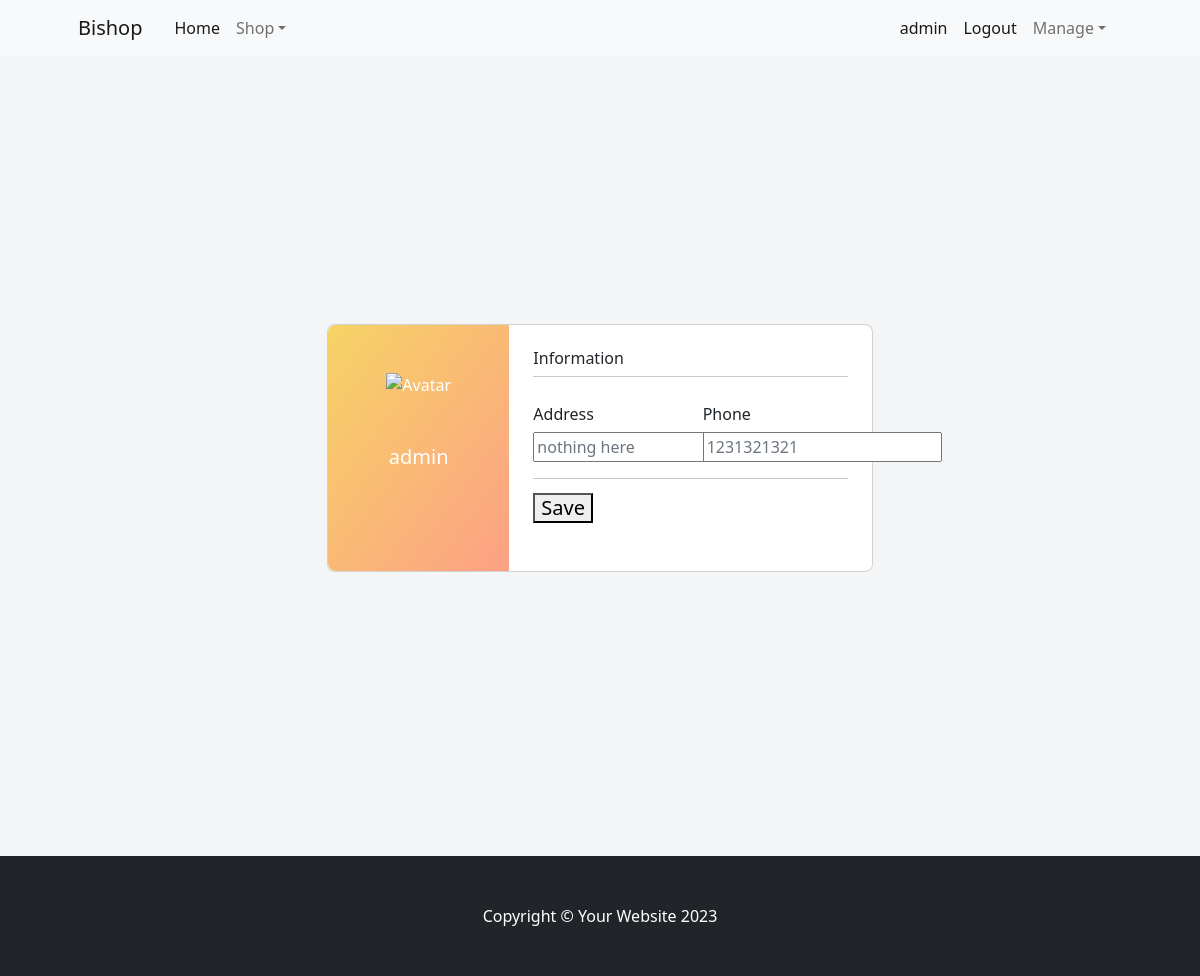
The app's page /profile (signed in) with its own data.
### home/models.py (models this page shows, shortened)
class Account(models.Model):
    user = models.OneToOneField(User, on_delete=models.CASCADE)
    address = models.CharField(max_length=10000, null=True, blank=True)
    phoneNumber = models.CharField(max_length=100, null=True, blank=True)
    is_Sell= models.IntegerField(default=0)
    is_Admin = models.IntegerField(default=0)

### home/views.py (the view, shortened to what this page needs)
# urls.py: path('profile', views.profile, name = 'profile'),
@login_required
def profile(request):
    if request.user.is_authenticated:
        user = request.user.account
        context = {'profile': user}
    return render(request, 'profile.html', context)

### templates/profile.html (shortened to what this page needs)
{% extends 'base.html' %}
{% load static %}
{% block main %}
<section class="vh-100" style="background-color: #f4f5f7;">
  <div class="container py-5 h-100">
    <div class="row d-flex justify-content-center align-items-center h-100">
      <div class="col col-lg-6 mb-4 mb-lg-0">
        <div class="card mb-3" style="border-radius: .5rem;">
          <div class="row g-0">
            <div class="col-md-4 gradient-custom text-center text-white"
              style="border-top-left-radius: .5rem; border-bottom-left-radius: .5rem;">
              <img src="https://mdbcdn.b-cdn.net/img/Photos/new-templates/bootstrap-chat/ava1-bg.webp"
                alt="Avatar" class="img-fluid my-5" style="width: 80px;" />
              <h5>{{profile.user.username}}</h5>
            </div>
            <div class="col-md-8">
              <div class="card-body p-4">
                <form method = "POST" action = "{% url "profile" %}">
                <h6>Information</h6>
                <hr class="mt-0 mb-4">
                <div class="row pt-1">
                  <div class="col-6 mb-3">
                    <h6>Address</h6>
                    <input class="text-muted" type = 'text' name = "address" value = "{{profile.address|default_if_none:'' }}"/>
                  </div>
                  <div class="col-6 mb-3">
                    <h6>Phone</h6>
                    <input class="text-muted" type = 'text' name = "phone" value = "{{profile.phoneNumber|default_if_none:'' }}"/>
                  </div>
                </div>
                <hr class="mt-0 mb-4">
                <div class="row pt-1">
                  <div class="col-6 mb-3">
                      <h5 class="fw-bold mb-5" style="position: absolute; bottom: 0;">
                          <button type = "submit">Save</button>
                      </h5>
                  </div>
                </div>
                </form>
                <div class="d-flex justify-content-start">
                  <a href="#!"></a>
                  <a href="#!"></a>
                </div>
              </div>
            </div>
          </div>
        </div>
      </div>
    </div>
  </div>
</section>
{% endblock main %}

### templates/base.html (shortened to what this page needs)
{% load static %}
<!DOCTYPE html>
<html lang="en">
    <head>
        <link href="https://cdn.jsdelivr.net/npm/bootstrap-icons@1.5.0/font/bootstrap-icons.css" rel="stylesheet" />
        <link href="{% static 'css/styles.css'%}" rel="stylesheet" />
    </head>
    <body>
        <nav class="navbar navbar-expand-lg navbar-light bg-light sticky-top">
            <div class="container px-4 px-lg-5">
                <a class="navbar-brand mx-auto" href="{% url "index" %}">Bishop</a>
                <div class="collapse navbar-collapse mx-auto" id="navbarSupportedContent">
                    <ul class="navbar-nav me-auto mb-2 mb-lg-0 ms-lg-4">
                        <li class="nav-item">
                            <a class="nav-link active" aria-current="page" href="{% url "index" %}">Home</a>
                        </li>
                        <li class="nav-item dropdown">
                            <a class="nav-link dropdown-toggle" id="navbarDropdown" href="#" role="button" data-bs-toggle="dropdown" aria-expanded="false">Shop</a>
                        </li>
                    </ul>
                    <ul class="navbar-nav mb-0 me-2">
                        {% if user.is_authenticated %}
                        <li class="nav-item">
                          <a class="nav-link active" aria-current="page" href="{% url "profile" %}">{{user.username}}</a>
                        </li>
                        <li class="nav-item">
                          <a class="nav-link active" aria-current="page" href="{% url "logout" %}">Logout</a>
                        </li>
                        <li class="nav-item dropdown">
                            <a class="nav-link dropdown-toggle" id="navbarDropdown" href="#" role="button" data-bs-toggle="dropdown" aria-expanded="false">Manage</a>
                        </li>
                        {% endif %}
                    </ul>
                </div>
            </div>
        </nav>
        <div class="min-vh-100">
            {% block main %}
            {% endblock main %}
        </div>
        <footer class="py-5 bg-dark">
            <div class="container"><p class="m-0 text-center text-white">Copyright &copy; Your Website 2023</p></div>
        </footer>
    </body>
</html>

### templates/profile.html (style rules this page uses)
.gradient-custom { background: #f6d365; background: -webkit-linear-gradient(to right bottom, rgba(246, 211, 101, 1), rgba(253, 160, 133, 1)); background: linear-gradient(to right bottom, rgba(246, 211, 101, 1), rgba(253, 160, 133, 1)) }

### records on screen
Account: user.username "admin", address "nothing here", phone "1231321321"

### other values on screen
{{ user.username }} "admin"
